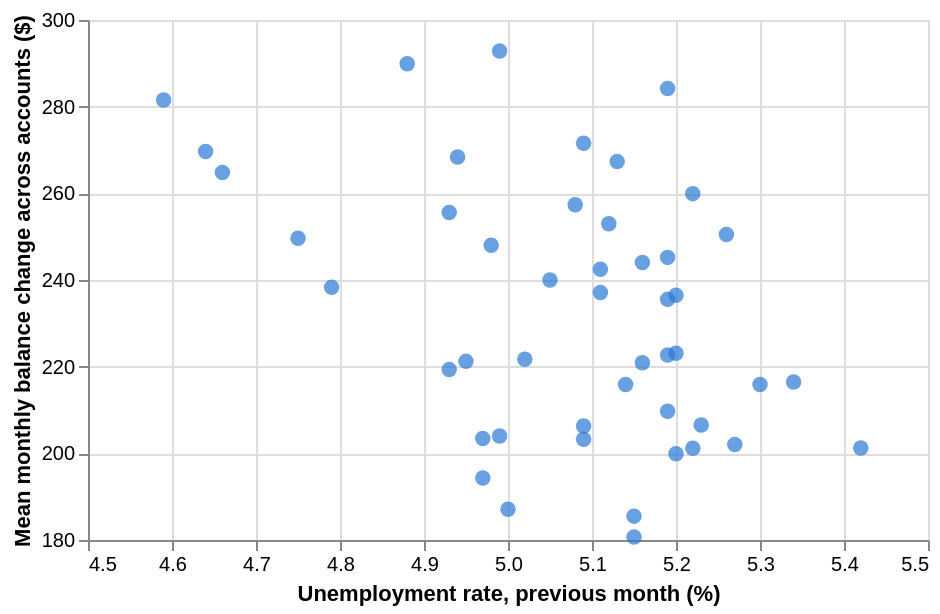

Source (notebook cell):
### Code cell
indicator_scatter(table, "unemployment_rate", "Unemployment rate, previous month (%)")

### Figure 1 — Vega-Lite specification as saved in the notebook (floating-point values rounded to 4 significant figures)
{"config": {"view": {"continuousWidth": 300, "continuousHeight": 300}}, "data": {"name": "data-cedb9b88c752cac2a06a20edcebeb1aa"}, "mark": {"type": "circle", "color": "#2a78d6", "size": 60}, "encoding": {"tooltip": [{"field": "month_label", "type": "nominal"}, {"field": "unemployment_rate", "type": "quantitative"}, {"field": "mean_change", "format": ".1f", "type": "quantitative"}], "x": {"field": "unemployment_rate", "scale": {"zero": false}, "title": "Unemployment rate, previous month (%)", "type": "quantitative"}, "y": {"field": "mean_change", "scale": {"zero": false}, "title": "Mean monthly balance change across accounts ($)", "type": "quantitative"}}, "height": 260, "width": 420, "$schema": "https://vega.github.io/schema/vega-lite/v5.20.1.json", "datasets": {"data-cedb9b88c752cac2a06a20edcebeb1aa": [{"month_label": "2022-02", "unemployment_rate": 5.15, "mean_change": 180.7}, {"month_label": "2022-03", "unemployment_rate": 5.09, "mean_change": 206.3}, {"month_label": "2022-04", "unemployment_rate": 4.98, "mean_change": 248.0}, {"month_label": "2022-05", "unemployment_rate": 4.95, "mean_change": 221.2}, {"month_label": "2022-06", "unemployment_rate": 4.79, "mean_change": 238.3}, {"month_label": "2022-07", "unemployment_rate": 4.66, "mean_change": 264.8}, {"month_label": "2022-08", "unemployment_rate": 4.59, "mean_change": 281.5}, {"month_label": "2022-09", "unemployment_rate": 4.64, "mean_change": 269.7}, {"month_label": "2022-10", "unemployment_rate": 4.75, "mean_change": 249.6}, {"month_label": "2022-11", "unemployment_rate": 4.94, "mean_change": 268.4}, {"month_label": "2022-12", "unemployment_rate": 4.93, "mean_change": 255.6}, {"month_label": "2023-01", "unemployment_rate": 5.08, "mean_change": 257.4}, {"month_label": "2023-02", "unemployment_rate": 4.97, "mean_change": 194.3}, {"month_label": "2023-03", "unemployment_rate": 4.97, "mean_change": 203.4}, {"month_label": "2023-04", "unemployment_rate": 4.99, "mean_change": 292.8}, {"month_label": "2023-05", "unemployment_rate": 5.0, "mean_change": 187.1}, {"month_label": "2023-06", "unemployment_rate": 5.11, "mean_change": 242.5}, {"month_label": "2023-07", "unemployment_rate": 5.16, "mean_change": 244.1}, {"month_label": "2023-08", "unemployment_rate": 5.26, "mean_change": 250.5}, {"month_label": "2023-09", "unemployment_rate": 5.23, "mean_change": 206.5}, {"month_label": "2023-10", "unemployment_rate": 5.3, "mean_change": 215.9}, {"month_label": "2023-11", "unemployment_rate": 5.19, "mean_change": 245.2}, {"month_label": "2023-12", "unemployment_rate": 5.2, "mean_change": 236.5}, {"month_label": "2024-01", "unemployment_rate": 5.22, "mean_change": 201.2}, {"month_label": "2024-02", "unemployment_rate": 5.27, "mean_change": 202.0}, {"month_label": "2024-03", "unemployment_rate": 5.2, "mean_change": 199.9}, {"month_label": "2024-04", "unemployment_rate": 5.42, "mean_change": 201.3}, {"month_label": "2024-05", "unemployment_rate": 5.34, "mean_change": 216.5}, {"month_label": "2024-06", "unemployment_rate": 5.02, "mean_change": 221.7}, {"month_label": "2024-07", "unemployment_rate": 4.88, "mean_change": 289.9}, {"month_label": "2024-08", "unemployment_rate": 4.99, "mean_change": 204.0}, {"month_label": "2024-09", "unemployment_rate": 4.93, "mean_change": 219.3}, {"month_label": "2024-10", "unemployment_rate": 5.09, "mean_change": 271.5}, {"month_label": "2024-11", "unemployment_rate": 5.15, "mean_change": 185.5}, {"month_label": "2024-12", "unemployment_rate": 5.09, "mean_change": 203.2}, {"month_label": "2025-01", "unemployment_rate": 5.12, "mean_change": 253.0}, {"month_label": "2025-02", "unemployment_rate": 5.2, "mean_change": 223.1}, {"month_label": "2025-03", "unemployment_rate": 5.14, "mean_change": 215.9}, {"month_label": "2025-04", "unemployment_rate": 5.22, "mean_change": 259.9}, {"month_label": "2025-05", "unemployment_rate": 5.19, "mean_change": 284.2}, {"month_label": "2025-06", "unemployment_rate": 5.11, "mean_change": 237.1}, {"month_label": "2025-07", "unemployment_rate": 5.19, "mean_change": 209.7}, {"month_label": "2025-08", "unemployment_rate": 5.19, "mean_change": 222.7}, {"month_label": "2025-09", "unemployment_rate": 5.16, "mean_change": 220.9}, {"month_label": "2025-10", "unemployment_rate": 5.19, "mean_change": 235.5}, {"month_label": "2025-11", "unemployment_rate": 5.05, "mean_change": 240.0}, {"month_label": "2025-12", "unemployment_rate": 5.13, "mean_change": 267.3}]}}
